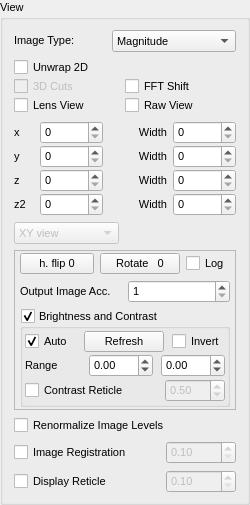
       <widget class="holovibes::gui::ViewPanel" name="ViewPanel">
        <property name="enabled">
         <bool>true</bool>
        </property>
        <property name="sizePolicy">
         <sizepolicy hsizetype="Fixed" vsizetype="Preferred">
          <horstretch>1</horstretch>
          <verstretch>0</verstretch>
         </sizepolicy>
        </property>
        <property name="minimumSize">
         <size>
          <width>230</width>
          <height>0</height>
         </size>
        </property>
        <property name="maximumSize">
         <size>
          <width>250</width>
          <height>16777215</height>
         </size>
        </property>
        <property name="baseSize">
         <size>
          <width>230</width>
          <height>0</height>
         </size>
        </property>
        <property name="font">
         <font>
          <pointsize>8</pointsize>
          <kerning>true</kerning>
         </font>
        </property>
        <property name="toolTip">
         <string notr="true"/>
        </property>
        <property name="toolTipDuration">
         <number>-1</number>
        </property>
        <property name="title">
         <string>View</string>
        </property>
        <property name="flat">
         <bool>false</bool>
        </property>
        <property name="checkable">
         <bool>false</bool>
        </property>
        <layout class="QGridLayout" name="gridLayout_15">
         <property name="bottomMargin">
          <number>9</number>
         </property>
         <item row="4" column="0" colspan="2">
          <layout class="QGridLayout" name="XYZGridLayout" columnstretch="0,0,0,0">
           <property name="horizontalSpacing">
            <number>6</number>
           </property>
           <property name="verticalSpacing">
            <number>1</number>
           </property>
           <item row="0" column="1">
            <widget class="QSpinBox" name="XSpinBox">
             <property name="maximumSize">
              <size>
               <width>63</width>
               <height>16777215</height>
              </size>
             </property>
             <property name="maximum">
              <number>999999999</number>
             </property>
            </widget>
           </item>
           <item row="1" column="0">
            <widget class="QLabel" name="YLabel">
             <property name="text">
              <string>y</string>
             </property>
            </widget>
           </item>
           <item row="1" column="1">
            <widget class="QSpinBox" name="YSpinBox">
             <property name="maximumSize">
              <size>
               <width>63</width>
               <height>16777215</height>
              </size>
             </property>
             <property name="maximum">
              <number>999999999</number>
             </property>
            </widget>
           </item>
           <item row="0" column="3">
            <widget class="QSpinBox" name="XAccSpinBox">
             <property name="maximumSize">
              <size>
               <width>63</width>
               <height>16777215</height>
              </size>
             </property>
             <property name="minimum">
              <number>0</number>
             </property>
             <property name="maximum">
              <number>65536</number>
             </property>
             <property name="value">
              <number>0</number>
             </property>
            </widget>
           </item>
           <item row="2" column="0">
            <widget class="QLabel" name="PLabel">
             <property name="toolTip">
              <string>The Time Transform FFT filter's start frequency.
The range of frequencies kept is [z, z + width].</string>
             </property>
             <property name="text">
              <string>z</string>
             </property>
            </widget>
           </item>
           <item row="3" column="1">
            <widget class="QSpinBox" name="Q_SpinBox">
             <property name="maximumSize">
              <size>
               <width>63</width>
               <height>16777215</height>
              </size>
             </property>
             <property name="maximum">
              <number>999999</number>
             </property>
            </widget>
           </item>
           <item row="0" column="0">
            <widget class="QLabel" name="XLabel">
             <property name="maximumSize">
              <size>
               <width>20</width>
               <height>20</height>
              </size>
             </property>
             <property name="text">
              <string>x</string>
             </property>
            </widget>
           </item>
           <item row="2" column="1">
            <widget class="QSpinBox" name="PSpinBox">
             <property name="maximumSize">
              <size>
               <width>63</width>
               <height>16777215</height>
              </size>
             </property>
             <property name="toolTip">
              <string>index of the image displayed</string>
             </property>
             <property name="minimum">
              <number>0</number>
             </property>
            </widget>
           </item>
           <item row="3" column="0">
            <widget class="QLabel" name="Q_Label">
             <property name="toolTip">
              <string>The SVD/SSA filter's start frequency.
The range of frequencies kept is [z2, z2 + width].</string>
             </property>
             <property name="text">
              <string>z2</string>
             </property>
            </widget>
           </item>
           <item row="2" column="3">
            <widget class="QSpinBox" name="PAccSpinBox">
             <property name="maximumSize">
              <size>
               <width>63</width>
               <height>16777215</height>
              </size>
             </property>
             <property name="minimum">
              <number>0</number>
             </property>
             <property name="maximum">
              <number>999999999</number>
             </property>
             <property name="value">
              <number>0</number>
             </property>
            </widget>
           </item>
           <item row="1" column="3">
            <widget class="QSpinBox" name="YAccSpinBox">
             <property name="maximumSize">
              <size>
               <width>63</width>
               <height>16777215</height>
              </size>
             </property>
             <property name="minimum">
              <number>0</number>
             </property>
             <property name="maximum">
              <number>65536</number>
             </property>
             <property name="value">
              <number>0</number>
             </property>
            </widget>
           </item>
           <item row="3" column="3">
            <widget class="QSpinBox" name="Q_AccSpinBox">
             <property name="maximumSize">
              <size>
               <width>63</width>
               <height>16777215</height>
              </size>
             </property>
             <property name="maximum">
              <number>9999999</number>
             </property>
            </widget>
           </item>
           <item row="3" column="2">
            <widget class="QLabel" name="QaccLabel">
             <property name="toolTip">
              <string>Number of frequencies kept by the SVD/SSA algorithm.
The range of frequencies kept is [z2, z2 + width].</string>
             </property>
             <property name="text">
              <string>Width</string>
             </property>
             <property name="alignment">
              <set>Qt::AlignRight|Qt::AlignTrailing|Qt::AlignVCenter</set>
             </property>
            </widget>
           </item>
           <item row="2" column="2">
            <widget class="QLabel" name="PAccLabel">
             <property name="toolTip">
              <string>Number of frequencies kept by the FFT in the time transformation algorithm.
The range of frequencies kept is [z, z + width]</string>
             </property>
             <property name="text">
              <string>Width</string>
             </property>
             <property name="alignment">
              <set>Qt::AlignRight|Qt::AlignTrailing|Qt::AlignVCenter</set>
             </property>
            </widget>
           </item>
           <item row="1" column="2">
            <widget class="QLabel" name="YAccLabel">
             <property name="text">
              <string>Width</string>
             </property>
             <property name="alignment">
              <set>Qt::AlignRight|Qt::AlignTrailing|Qt::AlignVCenter</set>
             </property>
            </widget>
           </item>
           <item row="0" column="2">
            <widget class="QLabel" name="XAccLabel">
             <property name="text">
              <string>Width</string>
             </property>
             <property name="alignment">
              <set>Qt::AlignRight|Qt::AlignTrailing|Qt::AlignVCenter</set>
             </property>
            </widget>
           </item>
          </layout>
         </item>
         <item row="6" column="0" colspan="2">
          <widget class="QComboBox" name="WindowSelectionComboBox">
           <property name="enabled">
            <bool>false</bool>
           </property>
           <property name="sizePolicy">
            <sizepolicy hsizetype="Fixed" vsizetype="Fixed">
             <horstretch>0</horstretch>
             <verstretch>0</verstretch>
            </sizepolicy>
           </property>
           <property name="minimumSize">
            <size>
             <width>105</width>
             <height>0</height>
            </size>
           </property>
           <property name="baseSize">
            <size>
             <width>0</width>
             <height>0</height>
            </size>
           </property>
           <property name="currentText">
            <string>XY view</string>
           </property>
           <property name="currentIndex">
            <number>0</number>
           </property>
           <item>
            <property name="text">
             <string>XY view</string>
            </property>
           </item>
           <item>
            <property name="text">
             <string>XZ view</string>
            </property>
           </item>
           <item>
            <property name="text">
             <string>YZ view</string>
            </property>
           </item>
           <item>
            <property name="text">
             <string>Filter2D view</string>
            </property>
           </item>
          </widget>
         </item>
         <item row="16" column="0" colspan="2">
          <layout class="QHBoxLayout" name="horizontalLayout_registration">
           <item>
            <widget class="QCheckBox" name="RegistrationCheckBox">
             <property name="toolTip">
              <string>Stabilize the image</string>
             </property>
             <property name="text">
              <string>Image Registration</string>
             </property>
            </widget>
           </item>
           <item>
            <widget class="QDoubleSpinBox" name="RegistrationZoneSpinBox">
             <property name="enabled">
              <bool>false</bool>
             </property>
             <property name="minimumSize">
              <size>
               <width>70</width>
               <height>0</height>
              </size>
             </property>
             <property name="maximumSize">
              <size>
               <width>70</width>
               <height>16777215</height>
              </size>
             </property>
             <property name="toolTip">
              <string>The radius of the circle to compute the Registration</string>
             </property>
             <property name="minimum">
              <double>0.100000000000000</double>
             </property>
             <property name="maximum">
              <double>1.000000000000000</double>
             </property>
             <property name="singleStep">
              <double>0.050000000000000</double>
             </property>
            </widget>
           </item>
          </layout>
         </item>
         <item row="0" column="0" colspan="2">
          <layout class="QHBoxLayout" name="horizontalLayout_5">
           <property name="sizeConstraint">
            <enum>QLayout::SetDefaultConstraint</enum>
           </property>
           <item>
            <widget class="QLabel" name="ImgTypeLabel">
             <property name="sizePolicy">
              <sizepolicy hsizetype="Preferred" vsizetype="Fixed">
               <horstretch>0</horstretch>
               <verstretch>0</verstretch>
              </sizepolicy>
             </property>
             <property name="toolTip">
              <string>The computation mode for the Hologram</string>
             </property>
             <property name="text">
              <string>Image Type:</string>
             </property>
            </widget>
           </item>
           <item>
            <widget class="QComboBox" name="ViewModeComboBox">
             <property name="toolTip">
              <string/>
             </property>
             <property name="currentIndex">
              <number>0</number>
             </property>
             <property name="sizeAdjustPolicy">
              <enum>QComboBox::AdjustToContentsOnFirstShow</enum>
             </property>
             <item>
              <property name="text">
               <string>Magnitude</string>
              </property>
             </item>
             <item>
              <property name="text">
               <string>Squared magnitude</string>
              </property>
             </item>
             <item>
              <property name="text">
               <string>Argument</string>
              </property>
             </item>
             <item>
              <property name="text">
               <string>Phase increase</string>
              </property>
             </item>
             <item>
              <property name="text">
               <string>Composite image</string>
              </property>
             </item>
            </widget>
           </item>
          </layout>
         </item>
         <item row="3" column="0" colspan="2">
          <layout class="QGridLayout" name="gridLayout" columnstretch="0,0,0">
           <property name="sizeConstraint">
            <enum>QLayout::SetNoConstraint</enum>
           </property>
           <property name="spacing">
            <number>0</number>
           </property>
           <item row="5" column="1">
            <widget class="QCheckBox" name="LensViewCheckBox">
             <property name="toolTip">
              <string extracomment="Show the lens"/>
             </property>
             <property name="text">
              <string>Lens View</string>
             </property>
            </widget>
           </item>
           <item row="1" column="1" colspan="2">
            <widget class="QCheckBox" name="PhaseUnwrap2DCheckBox">
             <property name="enabled">
              <bool>true</bool>
             </property>
             <property name="toolTip">
              <string>Accumulate n images</string>
             </property>
             <property name="text">
              <string>Unwrap 2D</string>
             </property>
             <property name="checked">
              <bool>false</bool>
             </property>
             <property name="tristate">
              <bool>false</bool>
             </property>
            </widget>
           </item>
           <item row="5" column="2">
            <widget class="QCheckBox" name="RawDisplayingCheckBox">
             <property name="toolTip">
              <string>Show the raw input</string>
             </property>
             <property name="text">
              <string>Raw View</string>
             </property>
            </widget>
           </item>
           <item row="2" column="1">
            <widget class="QCheckBox" name="TimeTransformationCutsCheckBox">
             <property name="enabled">
              <bool>false</bool>
             </property>
             <property name="styleSheet">
              <string notr="true"/>
             </property>
             <property name="text">
              <string>3D Cuts</string>
             </property>
            </widget>
           </item>
           <item row="2" column="2">
            <widget class="QCheckBox" name="FFTShiftCheckBox">
             <property name="toolTip">
              <string>Shifts zero-frequency components to the center of the spectrum</string>
             </property>
             <property name="text">
              <string>FFT Shift</string>
             </property>
            </widget>
           </item>
          </layout>
         </item>
         <item row="9" column="0" colspan="2">
          <widget class="QFrame" name="frame">
           <property name="sizePolicy">
            <sizepolicy hsizetype="MinimumExpanding" vsizetype="Preferred">
             <horstretch>0</horstretch>
             <verstretch>0</verstretch>
            </sizepolicy>
           </property>
           <property name="frameShape">
            <enum>QFrame::StyledPanel</enum>
           </property>
           <property name="frameShadow">
            <enum>QFrame::Raised</enum>
           </property>
           <property name="lineWidth">
            <number>2</number>
           </property>
           <layout class="QVBoxLayout" name="verticalLayout_2">
            <property name="spacing">
             <number>6</number>
            </property>
            <property name="leftMargin">
             <number>5</number>
            </property>
            <property name="topMargin">
             <number>2</number>
            </property>
            <property name="rightMargin">
             <number>5</number>
            </property>
            <property name="bottomMargin">
             <number>2</number>
            </property>
            <item>
             <layout class="QHBoxLayout" name="horizontalLayout_3">
              <property name="spacing">
               <number>6</number>
              </property>
              <property name="sizeConstraint">
               <enum>QLayout::SetNoConstraint</enum>
              </property>
              <item>
               <widget class="QPushButton" name="FlipPushButton">
                <property name="sizePolicy">
                 <sizepolicy hsizetype="Expanding" vsizetype="Fixed">
                  <horstretch>1</horstretch>
                  <verstretch>0</verstretch>
                 </sizepolicy>
                </property>
                <property name="minimumSize">
                 <size>
                  <width>60</width>
                  <height>0</height>
                 </size>
                </property>
                <property name="toolTip">
                 <string>Flips the image horizontally</string>
                </property>
                <property name="layoutDirection">
                 <enum>Qt::LeftToRight</enum>
                </property>
                <property name="text">
                 <string>h. flip 0</string>
                </property>
               </widget>
              </item>
              <item>
               <widget class="QPushButton" name="RotatePushButton">
                <property name="sizePolicy">
                 <sizepolicy hsizetype="Expanding" vsizetype="Fixed">
                  <horstretch>0</horstretch>
                  <verstretch>0</verstretch>
                 </sizepolicy>
                </property>
                <property name="minimumSize">
                 <size>
                  <width>60</width>
                  <height>0</height>
                 </size>
                </property>
                <property name="baseSize">
                 <size>
                  <width>0</width>
                  <height>0</height>
                 </size>
                </property>
                <property name="toolTip">
                 <string>Rotates the image by 90° angles.
The rotation steps counterclockwise</string>
                </property>
                <property name="text">
                 <string>Rotate   0</string>
                </property>
               </widget>
              </item>
              <item>
               <widget class="QCheckBox" name="LogScaleCheckBox">
                <property name="font">
                 <font>
                  <pointsize>8</pointsize>
                  <kerning>true</kerning>
                 </font>
                </property>
                <property name="toolTip">
                 <string>Set log filter for output</string>
                </property>
                <property name="text">
                 <string>Log</string>
                </property>
               </widget>
              </item>
             </layout>
            </item>
            <item>
             <layout class="QHBoxLayout" name="horizontalLayout_2">
              <item>
               <widget class="QLabel" name="ImgAccuLabel">
                <property name="toolTip">
                 <string>Number of images averaged together to generate a single output image.
It's a post-processing step to remove noise</string>
                </property>
                <property name="text">
                 <string>Output Image Acc.</string>
                </property>
               </widget>
              </item>
              <item>
               <widget class="QSpinBox" name="ImgAccuSpinBox">
                <property name="contextMenuPolicy">
                 <enum>Qt::DefaultContextMenu</enum>
                </property>
                <property name="toolTip">
                 <string>number of holograms processed (phase mode only)</string>
                </property>
                <property name="minimum">
                 <number>1</number>
                </property>
                <property name="maximum">
                 <number>999</number>
                </property>
                <property name="value">
                 <number>1</number>
                </property>
               </widget>
              </item>
             </layout>
            </item>
            <item>
             <widget class="QGroupBox" name="ContrastCheckBox">
              <property name="sizePolicy">
               <sizepolicy hsizetype="MinimumExpanding" vsizetype="Maximum">
                <horstretch>0</horstretch>
                <verstretch>0</verstretch>
               </sizepolicy>
              </property>
              <property name="title">
               <string>Brightness and Contrast</string>
              </property>
              <property name="flat">
               <bool>false</bool>
              </property>
              <property name="checkable">
               <bool>true</bool>
              </property>
              <property name="checked">
               <bool>true</bool>
              </property>
              <layout class="QGridLayout" name="gridLayout_3">
               <property name="leftMargin">
                <number>2</number>
               </property>
               <property name="topMargin">
                <number>2</number>
               </property>
               <property name="rightMargin">
                <number>2</number>
               </property>
               <property name="bottomMargin">
                <number>2</number>
               </property>
               <property name="horizontalSpacing">
                <number>0</number>
               </property>
               <property name="verticalSpacing">
                <number>2</number>
               </property>
               <item row="3" column="1" rowspan="3">
                <layout class="QHBoxLayout" name="horizontalLayout_8">
                 <property name="spacing">
                  <number>8</number>
                 </property>
                 <item>
                  <widget class="QLabel" name="ContrastRangeLabel">
                   <property name="enabled">
                    <bool>true</bool>
                   </property>
                   <property name="sizePolicy">
                    <sizepolicy hsizetype="Expanding" vsizetype="Fixed">
                     <horstretch>1</horstretch>
                     <verstretch>0</verstretch>
                    </sizepolicy>
                   </property>
                   <property name="statusTip">
                    <string>The lower and upper limit of the contrast</string>
                   </property>
                   <property name="text">
                    <string>Range</string>
                   </property>
                  </widget>
                 </item>
                 <item>
                  <widget class="QDoubleSpinBox" name="ContrastMinDoubleSpinBox">
                   <property name="enabled">
                    <bool>true</bool>
                   </property>
                   <property name="sizePolicy">
                    <sizepolicy hsizetype="Expanding" vsizetype="Fixed">
                     <horstretch>1</horstretch>
                     <verstretch>0</verstretch>
                    </sizepolicy>
                   </property>
                   <property name="minimum">
                    <double>-100.000000000000000</double>
                   </property>
                   <property name="maximum">
                    <double>100.000000000000000</double>
                   </property>
                   <property name="singleStep">
                    <double>0.010000000000000</double>
                   </property>
                  </widget>
                 </item>
                 <item>
                  <widget class="QDoubleSpinBox" name="ContrastMaxDoubleSpinBox">
                   <property name="enabled">
                    <bool>true</bool>
                   </property>
                   <property name="sizePolicy">
                    <sizepolicy hsizetype="Expanding" vsizetype="Fixed">
                     <horstretch>1</horstretch>
                     <verstretch>0</verstretch>
                    </sizepolicy>
                   </property>
                   <property name="minimum">
                    <double>-100.000000000000000</double>
                   </property>
                   <property name="maximum">
                    <double>100.000000000000000</double>
                   </property>
                   <property name="singleStep">
                    <double>0.010000000000000</double>
                   </property>
                  </widget>
                 </item>
                </layout>
               </item>
               <item row="1" column="0" colspan="3">
                <layout class="QHBoxLayout" name="horizontalLayout_7">
                 <property name="spacing">
                  <number>8</number>
                 </property>
                 <item>
                  <widget class="QCheckBox" name="AutoRefreshContrastCheckBox">
                   <property name="text">
                    <string>Auto</string>
                   </property>
                   <property name="checked">
                    <bool>true</bool>
                   </property>
                  </widget>
                 </item>
                 <item>
                  <widget class="QPushButton" name="AutoRefreshContrastPushButton">
                   <property name="text">
                    <string>Refresh</string>
                   </property>
                   <property name="checked">
                    <bool>false</bool>
                   </property>
                  </widget>
                 </item>
                 <item>
                  <widget class="QCheckBox" name="InvertContrastCheckBox">
                   <property name="text">
                    <string>Invert</string>
                   </property>
                   <property name="shortcut">
                    <string>I</string>
                   </property>
                  </widget>
                 </item>
                </layout>
               </item>
               <item row="6" column="1" colspan="2">
                <layout class="QHBoxLayout" name="horizontalLayout_4">
                 <item>
                  <widget class="QCheckBox" name="DisplayContrastReticleCheckBox">
                   <property name="enabled">
                    <bool>true</bool>
                   </property>
                   <property name="sizePolicy">
                    <sizepolicy hsizetype="Minimum" vsizetype="Fixed">
                     <horstretch>0</horstretch>
                     <verstretch>0</verstretch>
                    </sizepolicy>
                   </property>
                   <property name="text">
                    <string>Contrast Reticle</string>
                   </property>
                  </widget>
                 </item>
                 <item>
                  <widget class="QDoubleSpinBox" name="ContrastReticleScaleDoubleSpinBox">
                   <property name="enabled">
                    <bool>false</bool>
                   </property>
                   <property name="sizePolicy">
                    <sizepolicy hsizetype="Expanding" vsizetype="Fixed">
                     <horstretch>1</horstretch>
                     <verstretch>0</verstretch>
                    </sizepolicy>
                   </property>
                   <property name="minimumSize">
                    <size>
                     <width>0</width>
                     <height>0</height>
                    </size>
                   </property>
                   <property name="maximumSize">
                    <size>
                     <width>60</width>
                     <height>16777215</height>
                    </size>
                   </property>
                   <property name="minimum">
                    <double>0.100000000000000</double>
                   </property>
                   <property name="maximum">
                    <double>1.000000000000000</double>
                   </property>
                   <property name="singleStep">
                    <double>0.050000000000000</double>
                   </property>
                   <property name="value">
                    <double>0.500000000000000</double>
                   </property>
                  </widget>
                 </item>
                </layout>
               </item>
              </layout>
             </widget>
            </item>
           </layout>
          </widget>
         </item>
         <item row="18" column="0" colspan="2">
          <spacer name="verticalSpacer_2">
           <property name="orientation">
            <enum>Qt::Vertical</enum>
           </property>
           <property name="sizeHint" stdset="0">
            <size>
             <width>20</width>
             <height>0</height>
            </size>
           </property>
          </spacer>
         </item>
         <item row="15" column="0" colspan="2">
          <layout class="QHBoxLayout" name="horizontalLayout_6">
           <item>
            <widget class="QCheckBox" name="RenormalizeCheckBox">
             <property name="toolTip">
              <string>Normalize input according to a renormalize constant</string>
             </property>
             <property name="text">
              <string>Renormalize Image Levels</string>
             </property>
            </widget>
           </item>
          </layout>
         </item>
         <item row="17" column="0" colspan="2">
          <layout class="QHBoxLayout" name="horizontalLayout_10">
           <item>
            <widget class="QCheckBox" name="DisplayReticleCheckbox">
             <property name="minimumSize">
              <size>
               <width>0</width>
               <height>0</height>
              </size>
             </property>
             <property name="text">
              <string>Display Reticle</string>
             </property>
            </widget>
           </item>
           <item>
            <widget class="QDoubleSpinBox" name="DisplayReticleDoubleSpinbox">
             <property name="enabled">
              <bool>false</bool>
             </property>
             <property name="minimumSize">
              <size>
               <width>70</width>
               <height>0</height>
              </size>
             </property>
             <property name="maximumSize">
              <size>
               <width>70</width>
               <height>16777215</height>
              </size>
             </property>
             <property name="minimum">
              <double>0.100000000000000</double>
             </property>
             <property name="maximum">
              <double>1.000000000000000</double>
             </property>
             <property name="singleStep">
              <double>0.050000000000000</double>
             </property>
            </widget>
           </item>
          </layout>
         </item>
        </layout>
       </widget>
